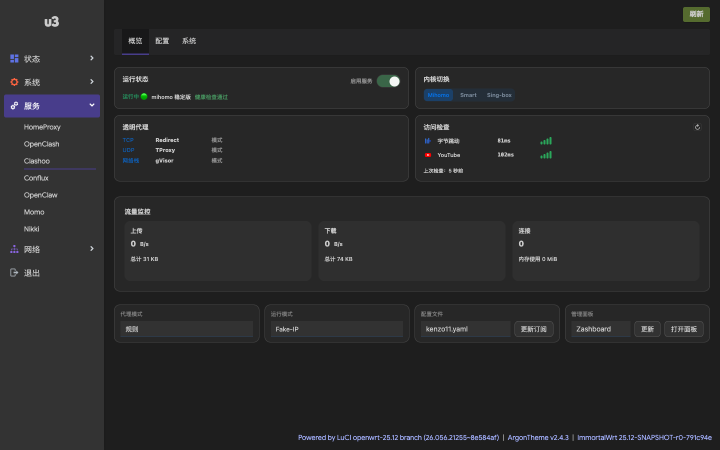
#> input picture docs/screenshots/01-mihomo-fakeip.png, 1440 x 900 px (shown at 1/2 size); the run also reads 3 pictures not shown here
$ python compose_screenshots.py
#> lines starting #> are read from the running program, lines starting #| are printed output that depends on the picture
#!/usr/bin/env python3
"""Crop the LuCI screenshots and compose into a 3x3 grid + a 1x3 hero strip.

Source images: docs/screenshots/01..09.png (1440x900)
Crop region: drop the left LuCI sidebar, top breadcrumb area, footer.
Output:
  docs/screenshots/grid-3x3.png  (3 kernels x 3 modes)
  docs/screenshots/hero-1x3.png  (one mode per kernel, for README header)
"""
from PIL import Image, ImageDraw, ImageFont
from pathlib import Path

ROOT = Path(__file__).resolve().parent.parent
SHOTS = ROOT / "docs" / "screenshots"

# Crop the Clashoo content region. Original 1440x900 ArgonTheme has:
#   left sidebar ~200px, top header ~60px, content tabs at ~70px,
#   footer with branding ~870px+. Tighten to the cards.
CROP = (210, 65, 1430, 720)  # left, top, right, bottom -> 1220x655

LABEL_BAR = 56
GAP = 16
PAD = 24
BG = (24, 24, 27)        # gray-900-ish, matches dark theme
LABEL_BG = (39, 39, 42)
LABEL_FG = (244, 244, 245)
TITLE_FG = (255, 255, 255)


def load_font(size):
#> called with size = 28
    candidates = [
        "/System/Library/Fonts/PingFang.ttc",
        "/System/Library/Fonts/STHeiti Medium.ttc",
        "/System/Library/Fonts/Helvetica.ttc",
    ]
    for path in candidates:
        try:
            return ImageFont.truetype(path, size=size)
        except Exception:
            continue
    return ImageFont.load_default()


def labelled_tile(path, label, font):
#> called with label = 'Mihomo · Fake-IP'
    base = Image.open(path).convert("RGB").crop(CROP)
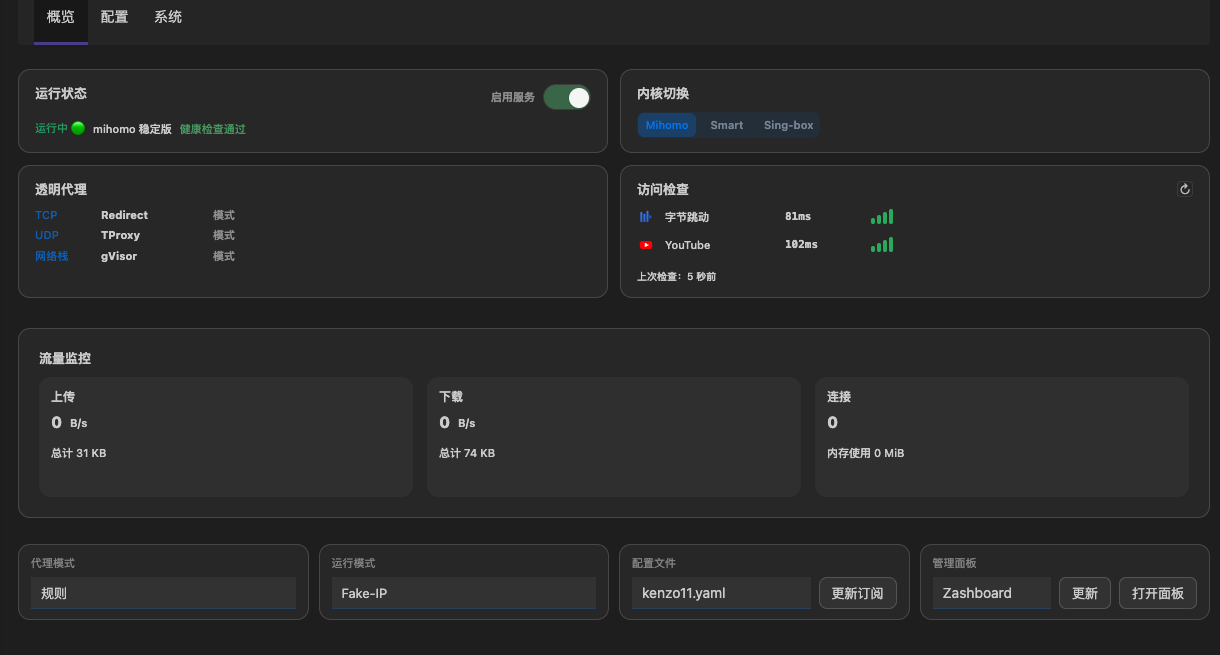
#> base: PIL image 1220x655 RGB; mean R, G, B 40.9, 41.2, 41.4
    w, h = base.size
#> w = 1220; h = 655
    tile = Image.new("RGB", (w, h + LABEL_BAR), LABEL_BG)
    tile.paste(base, (0, LABEL_BAR))
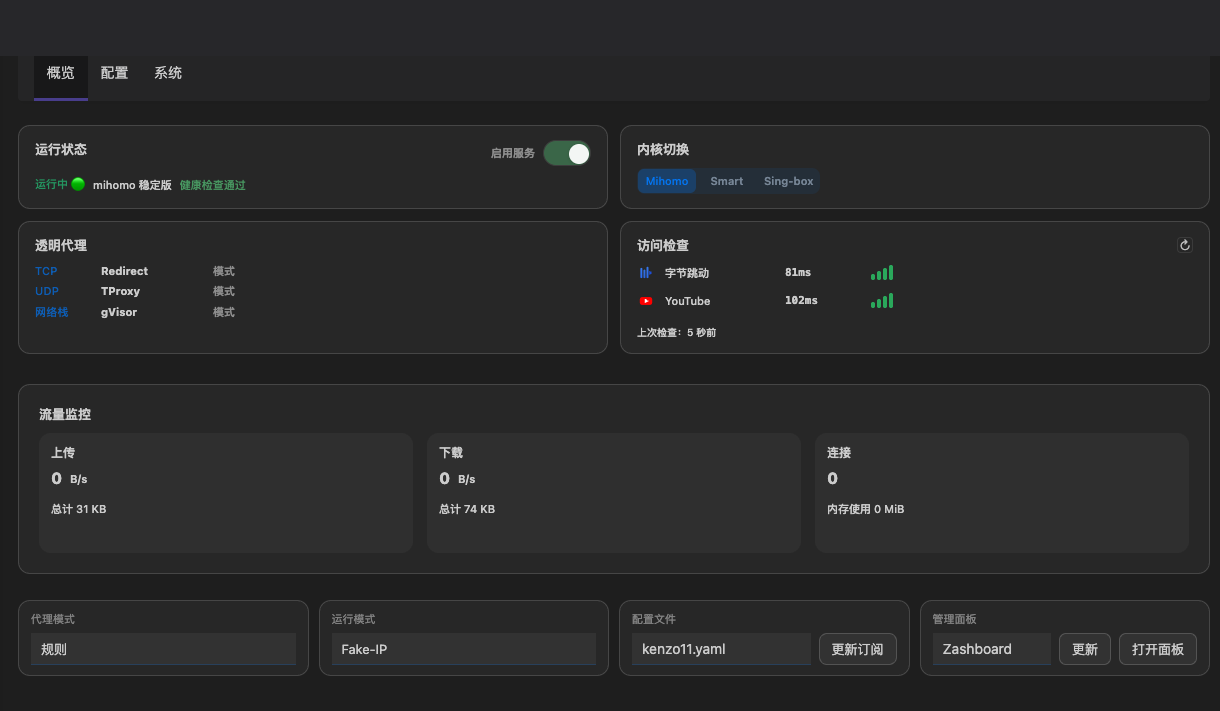
#> tile: PIL image 1220x711 RGB; mean R, G, B 40.7, 41, 41.4
    draw = ImageDraw.Draw(tile)
    bbox = draw.textbbox((0, 0), label, font=font)
#> bbox = (0, 5, 236, 26)
    tw = bbox[2] - bbox[0]
#> tw = 236
    th = bbox[3] - bbox[1]
#> th = 21
    draw.text(((w - tw) / 2, (LABEL_BAR - th) / 2 - 2), label, fill=LABEL_FG, font=font)
    return tile


# (filename, label) — order: rows = kernels, cols = modes
LAYOUT = [
    [("01-mihomo-fakeip.png", "Mihomo · Fake-IP"),
     ("02-mihomo-tun.png",     "Mihomo · TUN"),
     ("03-mihomo-mixed.png",   "Mihomo · Mixed")],
    [("04-smart-fakeip.png",   "Smart · Fake-IP"),
     ("05-smart-tun.png",      "Smart · TUN"),
     ("06-smart-mixed.png",    "Smart · Mixed")],
    [("07-singbox-fakeip.png", "Sing-box · Fake-IP"),
     ("08-singbox-tun.png",    "Sing-box · TUN"),
     ("09-singbox-mixed.png",  "Sing-box · Mixed")],
]


def grid_3x3():
    font = load_font(28)
    tiles = [[labelled_tile(SHOTS / f, lab, font) for f, lab in row]
             for row in LAYOUT]
#> call 3 of labelled_tile, with label = 'Mihomo · Mixed'
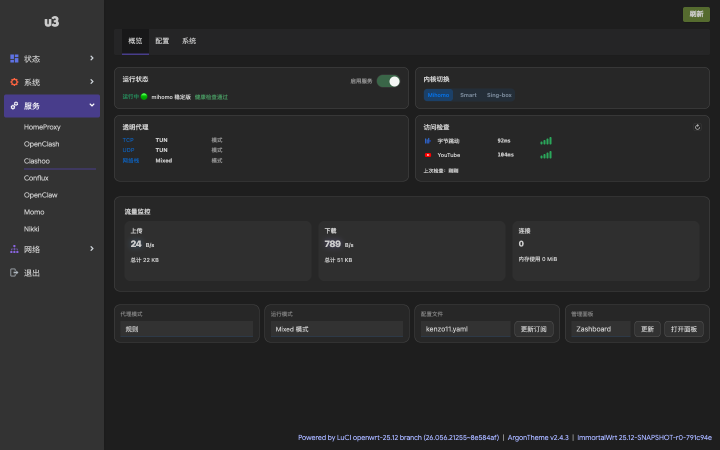
#> input picture docs/screenshots/03-mihomo-mixed.png, 1440 x 900 px (shown at 1/2 size)
#> in labelled_tile (call 3), `bbox = draw.textbbox((0, 0), label, font=font)`: bbox = (0, 5, 221, 26)
#> in labelled_tile (call 3), `tw = bbox[2] - bbox[0]`: tw = 221
#> call 4 of labelled_tile, with label = 'Smart · Fake-IP'
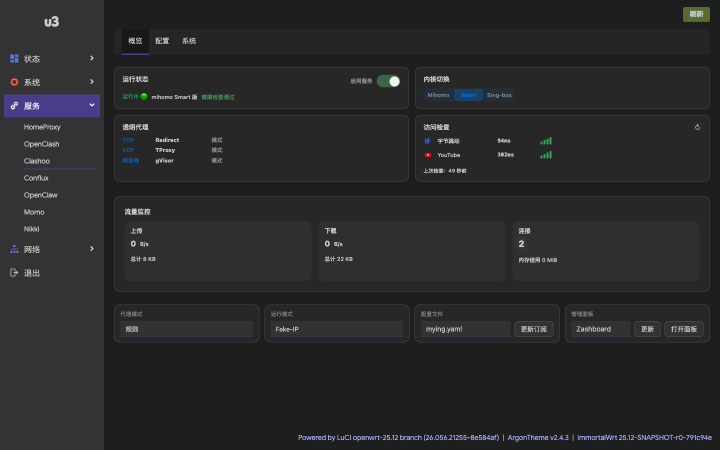
#> input picture docs/screenshots/04-smart-fakeip.png, 1440 x 900 px (shown at 1/2 size)
#> in labelled_tile (call 4), `bbox = draw.textbbox((0, 0), label, font=font)`: bbox = (0, 5, 210, 26)
#> in labelled_tile (call 4), `tw = bbox[2] - bbox[0]`: tw = 210
    tw, th = tiles[0][0].size
    cols, rows = 3, 3
    canvas_w = PAD * 2 + cols * tw + (cols - 1) * GAP
    canvas_h = PAD * 2 + rows * th + (rows - 1) * GAP
    canvas = Image.new("RGB", (canvas_w, canvas_h), BG)
    for r, row in enumerate(tiles):
        for c, tile in enumerate(row):
            x = PAD + c * (tw + GAP)
            y = PAD + r * (th + GAP)
            canvas.paste(tile, (x, y))
    out = SHOTS / "grid-3x3.png"
    # Cap at 3600px wide so README displays crisp; browsers downscale.
    canvas.thumbnail((3600, 3600), Image.LANCZOS)
    canvas.save(out, optimize=True)
    print(f"wrote {out} {canvas.size}")


def hero_1x3():
    """One representative mode per kernel."""
    font = load_font(30)
    picks = [
        ("01-mihomo-fakeip.png",   "Mihomo"),
        ("04-smart-fakeip.png",    "Smart"),
        ("07-singbox-fakeip.png",  "Sing-box"),
    ]
    tiles = [labelled_tile(SHOTS / f, lab, font) for f, lab in picks]
    tw, th = tiles[0].size
    canvas_w = PAD * 2 + 3 * tw + 2 * GAP
    canvas_h = PAD * 2 + th
    canvas = Image.new("RGB", (canvas_w, canvas_h), BG)
    for i, tile in enumerate(tiles):
        canvas.paste(tile, (PAD + i * (tw + GAP), PAD))
    out = SHOTS / "hero-1x3.png"
    canvas.thumbnail((2400, 1200), Image.LANCZOS)
    canvas.save(out, optimize=True)
    print(f"wrote {out} {canvas.size}")


if __name__ == "__main__":
#> (the run stopped early here; a loop or call above may not have finished)
